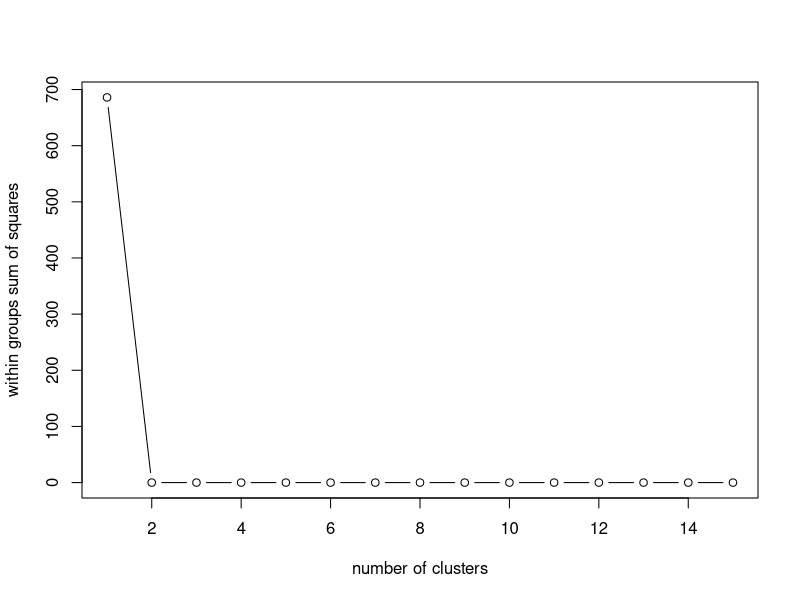
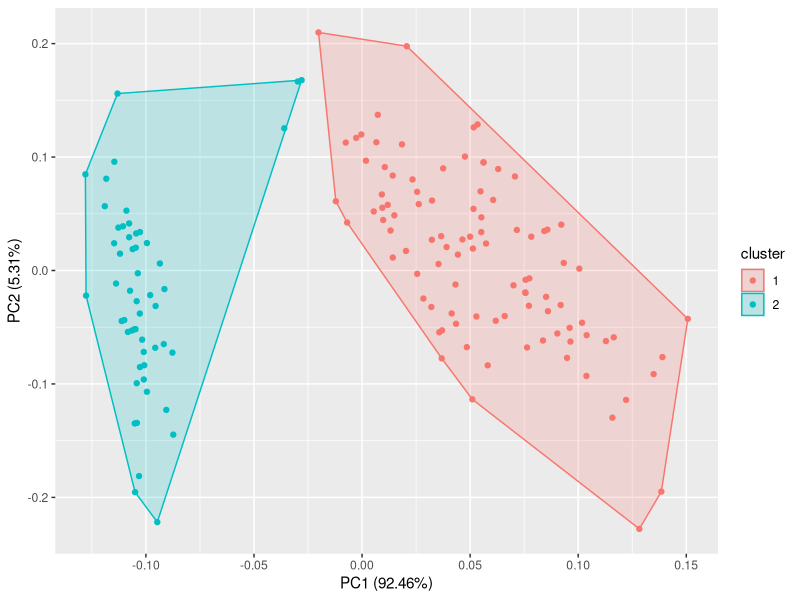

Reproduce these figures in R, in order.
install.packages("Stats")
install.packages("dplyr")
install.packages("ggplot2")
install.packages("ggfortify")
library(stats)
library(dplyr)
library(ggplot2)
library(ggfortify)
View(iris)
mydata = select(iris,c(1,2,3,4))
wssplot<- function(data, nc=15, seed=1234)
{
 wss <-(nrow(data-1))*sum(apply(data,2,var))
 for(i in 2:nc){
 set.seed(seed)
 wss[i] <- sum(kmeans(data,centers=i)$withinnss)}
 plot(1:nc,wss,type="b", xlab="number of clusters",
 ylab="within groups sum of squares")
}
wssplot(mydata)
KM = kmeans(mydata,2)
autoplot(KM,mydata,frame=TRUE)
